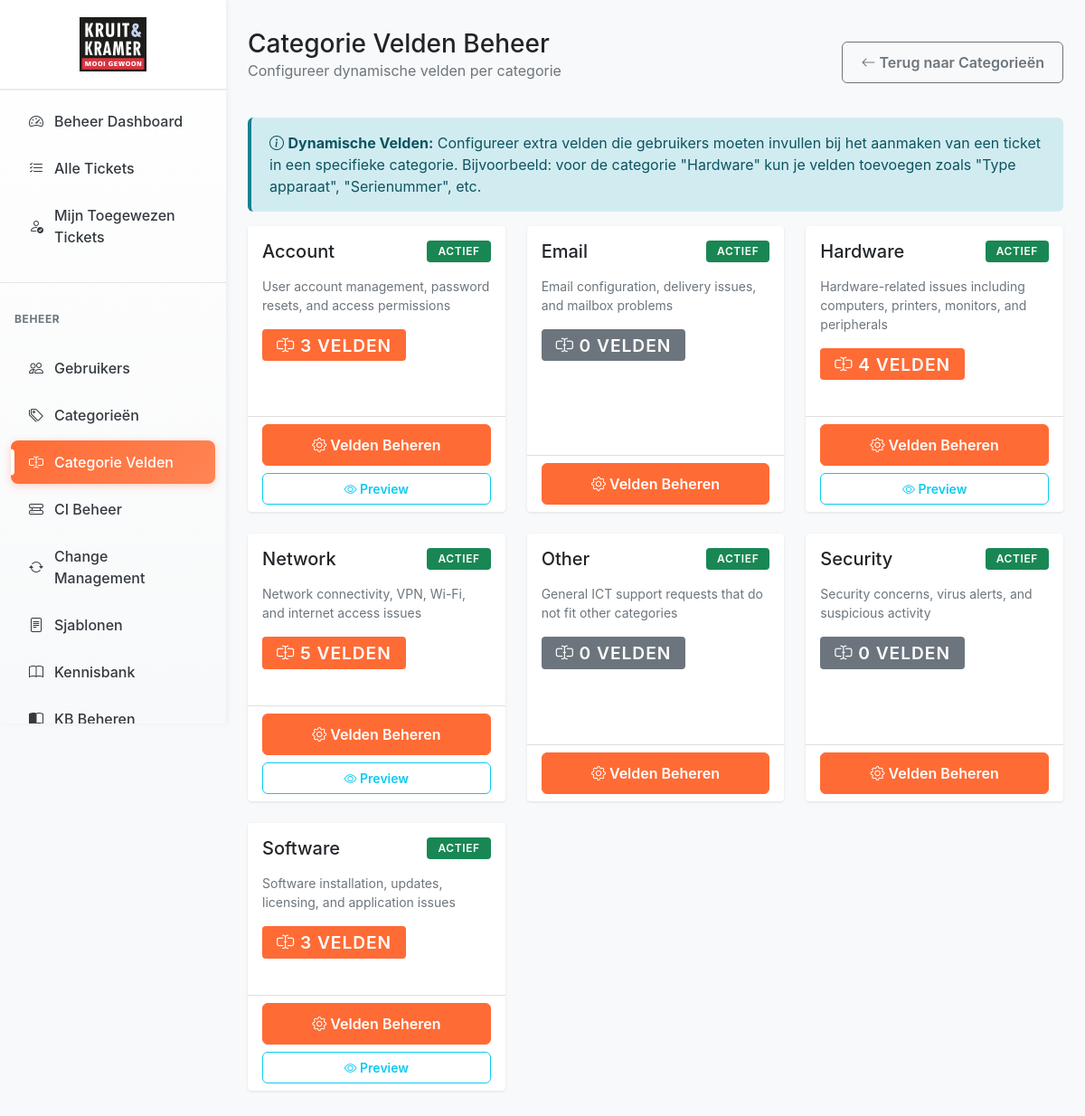
The page /admin/category_fields.php (signed in) on the database its author committed.
### tables this page shows
CREATE TABLE categories (
    category_id INT PRIMARY KEY AUTO_INCREMENT,
    name VARCHAR(100) NOT NULL,
    description TEXT,
    default_priority ENUM('low', 'medium', 'high', 'urgent') DEFAULT 'medium',
    sla_hours INT DEFAULT 24,
    is_active BOOLEAN DEFAULT TRUE,
    created_at TIMESTAMP DEFAULT CURRENT_TIMESTAMP,
    INDEX idx_is_active (is_active),
    INDEX idx_name (name)
);

### classes/Database.php (called while the page is built, shortened)
<?php
class Database {
    private static $instance = null;
    private $connection = null;
    private $host;
    private $dbname;
    private $username;
    private $password;
    private function __construct() {
        $this->host = DB_HOST;
        $this->dbname = DB_NAME;
        $this->username = DB_USER;
        $this->password = DB_PASS;
    }
    public static function getInstance() {
        if (self::$instance === null) {
            self::$instance = new self();
        }
        return self::$instance;
    }
    private function connect() {
        try {
            $dsn = "mysql:host={$this->host};dbname={$this->dbname};charset=utf8mb4";
            $options = [
                PDO::ATTR_ERRMODE => PDO::ERRMODE_EXCEPTION,
                PDO::ATTR_DEFAULT_FETCH_MODE => PDO::FETCH_ASSOC,
                PDO::ATTR_EMULATE_PREPARES => false,
                PDO::ATTR_PERSISTENT => false
            ];
            $this->connection = new PDO($dsn, $this->username, $this->password, $options);
        } catch (PDOException $e) {
            $this->logError('Database Connection', 'Failed to connect to database', [
                'error' => $e->getMessage()
            ]);
            throw new Exception("Database connection failed");
        }
    }
    public function query($sql, $params = []) {
        try {
            $stmt = $this->connection->prepare($sql);
            $stmt->execute($params);
            return $stmt;
        } catch (PDOException $e) {
            $this->logError('Database Query', 'Query execution failed', [
                'sql' => $sql,
                'error' => $e->getMessage()
            ]);
            return false;
        }
    }
    public function fetchAll($sql, $params = []) {
        try {
            $stmt = $this->query($sql, $params);
            return $stmt->fetchAll();
        } catch (PDOException $e) {
            $this->logError('Database FetchAll', 'Failed to fetch all rows', [
                'sql' => $sql,
                'error' => $e->getMessage()
            ]);
            return false;
        }
    }
}

### classes/CategoryField.php (called while the page is built, shortened)
<?php
require_once __DIR__ . '/Database.php';
class CategoryField {
    private $db;
    public function __construct() {
        $this->db = Database::getInstance();
    }
    public function getCategoriesWithFieldCounts() {
        try {
            $sql = "SELECT c.*,
                           COUNT(cf.field_id) as field_count,
                           SUM(CASE WHEN cf.is_active = 1 THEN 1 ELSE 0 END) as active_field_count
                    FROM categories c
                    LEFT JOIN category_fields cf ON c.category_id = cf.category_id
                    GROUP BY c.category_id
                    ORDER BY c.name ASC";
            $categories = $this->db->fetchAll($sql);
            return $categories ?: [];
        } catch (Exception $e) {
            $this->error = 'Database error: ' . $e->getMessage();
            logError('CategoryField', 'Failed to fetch categories', ['error' => $e->getMessage()]);
            return [];
        }
    }
}

### admin/category_fields.php (the view, shortened to what this page needs)
<?php
require_once __DIR__ . '/../classes/CategoryField.php';
$categoryField = new CategoryField();
$categories = $categoryField->getCategoriesWithFieldCounts();
$pageTitle = 'Categorie Velden Beheer';
?>
<!DOCTYPE html>
<html lang="nl">
<head>
    <link href="https://cdn.jsdelivr.net/npm/bootstrap@5.1.3/dist/css/bootstrap.min.css" rel="stylesheet">
    <link rel="stylesheet" href="https://cdn.jsdelivr.net/npm/bootstrap-icons@1.7.2/font/bootstrap-icons.css">
    <link rel="stylesheet" href="<?php echo SITE_URL; ?>/assets/css/style.css">
</head>
<body>
    <div class="container-fluid">
        <div class="row">
            <?php include __DIR__ . '/../includes/sidebar.php'; ?>
            <main class="col-md-9 ms-sm-auto col-lg-10 px-md-4">
            <div class="d-flex justify-content-between align-items-center mb-4">
                <div>
                    <h1 class="h3 mb-0"><?php echo htmlspecialchars($pageTitle); ?></h1>
                    <p class="text-muted">Configureer dynamische velden per categorie</p>
                </div>
                <div>
                    <a href="categories.php" class="btn btn-outline-secondary">
                        <i class="bi bi-arrow-left"></i> Terug naar Categorieën
                    </a>
                </div>
            </div>
            <div class="alert alert-info">
                <i class="bi bi-info-circle"></i>
                <strong>Dynamische Velden:</strong> Configureer extra velden die gebruikers moeten invullen bij het aanmaken van een ticket in een specifieke categorie.
                Bijvoorbeeld: voor de categorie "Hardware" kun je velden toevoegen zoals "Type apparaat", "Serienummer", etc.
            </div>
            <div class="row">
                <?php if (empty($categories)): ?>
                    <div class="col-12">
                        <div class="alert alert-warning">
                            <i class="bi bi-exclamation-triangle"></i>
                            Geen categorieën gevonden. <a href="categories.php">Maak eerst een categorie aan</a>.
                        </div>
                    </div>
                <?php else: ?>
                    <?php foreach ($categories as $category): ?>
                        <div class="col-md-6 col-lg-4 mb-4">
                            <div class="card category-card h-100">
                                <div class="card-body">
                                    <div class="d-flex justify-content-between align-items-start mb-3">
                                        <h5 class="card-title mb-0">
                                            <?php echo htmlspecialchars($category['name']); ?>
                                        </h5>
                                        <?php if ($category['is_active']): ?>
                                            <span class="badge bg-success">Actief</span>
                                        <?php else: ?>
                                            <span class="badge bg-secondary">Inactief</span>
                                        <?php endif; ?>
                                    </div>
                                    <?php if (!empty($category['description'])): ?>
                                        <p class="card-text text-muted small">
                                            <?php echo htmlspecialchars($category['description']); ?>
                                        </p>
                                    <?php endif; ?>
                                    <div class="d-flex justify-content-between align-items-center mt-3">
                                        <div>
                                            <span class="badge field-count-badge <?php echo $category['active_field_count'] > 0 ? 'bg-primary' : 'bg-secondary'; ?>">
                                                <i class="bi bi-input-cursor-text"></i>
                                                <?php echo $category['active_field_count']; ?>
                                                <?php echo $category['active_field_count'] == 1 ? 'veld' : 'velden'; ?>
                                            </span>
                                        </div>
                                    </div>
                                </div>
                                <div class="card-footer bg-transparent">
                                    <div class="d-grid gap-2">
                                        <button
                                            class="btn btn-primary"
                                            onclick="manageFields(<?php echo $category['category_id']; ?>, '<?php echo htmlspecialchars($category['name'], ENT_QUOTES); ?>')">
                                            <i class="bi bi-gear"></i> Velden Beheren
                                        </button>
                                        <?php if ($category['field_count'] > 0): ?>
                                            <button
                                                class="btn btn-outline-info btn-sm"
                                                onclick="previewFields(<?php echo $category['category_id']; ?>)">
                                                <i class="bi bi-eye"></i> Preview
                                            </button>
                                        <?php endif; ?>
                                    </div>
                                </div>
                            </div>
                        </div>
                    <?php endforeach; ?>
                <?php endif; ?>
            </div>
            </main>
        </div>
    </div>
</body>
</html>

### assets/css/style.css (style rules this page uses)
@media (min-width: 768px) { main.col-md-9, main.col-lg-10 { flex: 1; max-width: calc(100% - 250px); margin-left: 250px; } }
.bg-primary { background-color: var(--primary-orange) !important; }
.badge.bg-primary { background-color: var(--primary-orange) !important; }
:root { --primary-orange: #FF6B35; --primary-orange-dark: #E55A2B; --primary-orange-light: #FF8555; --primary-blue: #004E89; --primary-blue-dark: #003D6E; --primary-blue-light: #1A6BA8; --accent-teal: #1A7F8E; --accent-yellow: #FFB627; --success-green: #28a745; --warning-yellow: #FFB627; --danger-red: #dc3545; --info-blue: #1A7F8E; --priority-low: #6c757d; --priority-medium: #FFB627; --priority-high: #FF6B35; --priority-urgent: #dc3545; --gray-100: #f8f9fa; --gray-200: #e9ecef; --gray-300: #dee2e6; --gray-600: #6c757d; --gray-700: #495057; --gray-800: #343a40; --gray-900: #212529; --sidebar-width: 250px; --header-height: 56px; }
body { font-family: -apple-system, BlinkMacSystemFont, "Segoe UI", Roboto, "Helvetica Neue", Arial, sans-serif; background-color: var(--gray-100); min-height: 100vh; display: flex; flex-direction: column; }
.container-fluid { flex: 1; }
main { padding: 2rem; margin-left: 250px; min-height: 100vh; }
main.col-md-9, main.col-lg-10 { margin-left: 0; }
.card { border: none; box-shadow: 0 1px 3px rgba(0,0,0,0.1); margin-bottom: 1.5rem; transition: box-shadow 0.2s ease; }
.badge { font-weight: 600; padding: 0.375rem 0.75rem; font-size: 0.75rem; text-transform: uppercase; letter-spacing: 0.05em; }
.btn { font-weight: 600; padding: 0.625rem 1.25rem; border-radius: 0.375rem; transition: all 0.2s ease; }
.btn-primary { background-color: var(--primary-orange); border-color: var(--primary-orange); }
.btn-sm { padding: 0.375rem 0.75rem; font-size: 0.875rem; }
.alert { border: none; border-left: 4px solid; border-radius: 0.375rem; padding: 1rem 1.25rem; }
.alert-info { background-color: #d1ecf1; border-color: var(--info-blue); color: #0c5460; }
@media (min-width: 1025px) { .container-fluid { max-width: 1400px; } }

### admin/category_fields.php (style rules this page uses)
.category-card { transition: transform 0.2s, box-shadow 0.2s; }
.field-count-badge { font-size: 1.2rem; padding: 0.5rem 1rem; }

### rows shown on the page
categories: name "Account", is_active "ACTIEF", description "User account management, password resets, and access permissions", active_field_count "3"
categories: name "Email", is_active "ACTIEF", description "Email configuration, delivery issues, and mailbox problems", active_field_count "0"
categories: name "Hardware", is_active "ACTIEF", description "Hardware-related issues including computers, printers, monitors, and peripherals", active_field_count "4"
categories: name "Network", is_active "ACTIEF", description "Network connectivity, VPN, Wi-Fi, and internet access issues", active_field_count "5"
categories: name "Other", is_active "ACTIEF", description "General ICT support requests that do not fit other categories", active_field_count "0"
categories: name "Security", is_active "ACTIEF", description "Security concerns, virus alerts, and suspicious activity", active_field_count "0"
categories: name "Software", is_active "ACTIEF", description "Software installation, updates, licensing, and application issues", active_field_count "3"

### other values the page prints
__($key, $default) "Beheer Dashboard Alle Tickets Mijn Toegewezen Tickets BEHEER Gebruikers Categorieën Categorie Velden"
$pageTitle "Categorie Velden Beheer"
